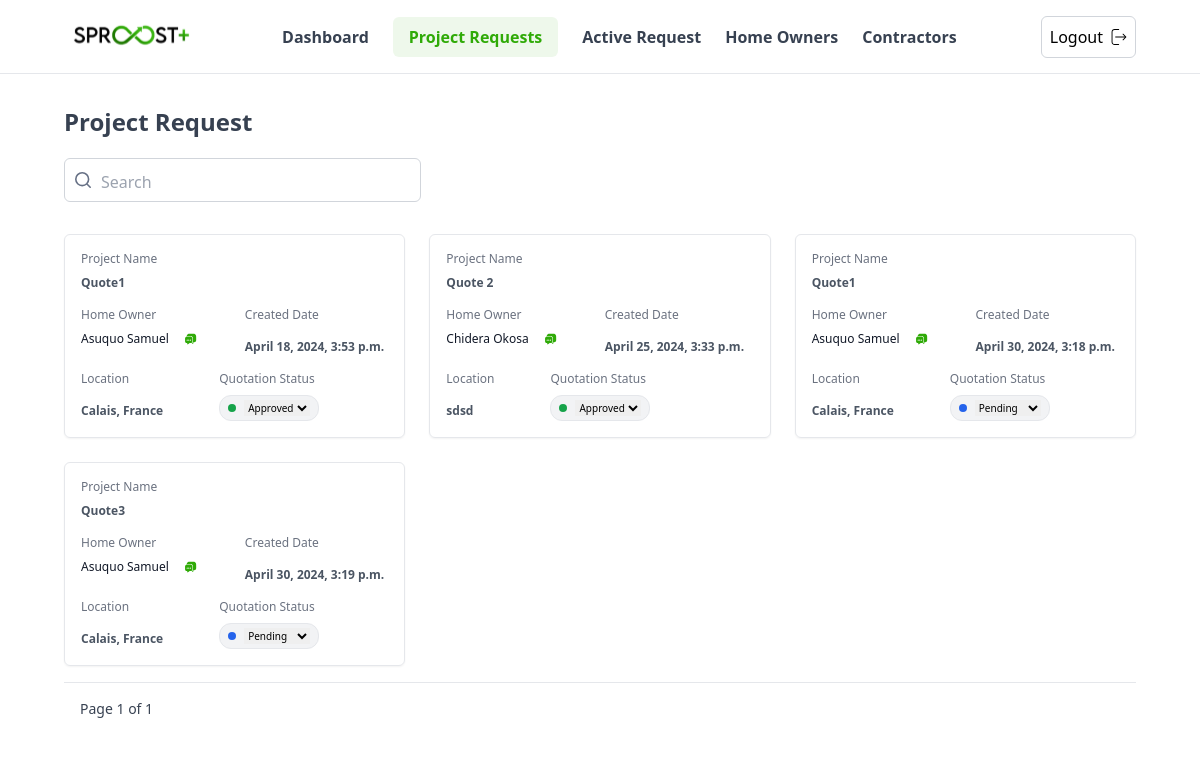
Page /user-admin/project-requests/ (signed in) on the earlier database version.
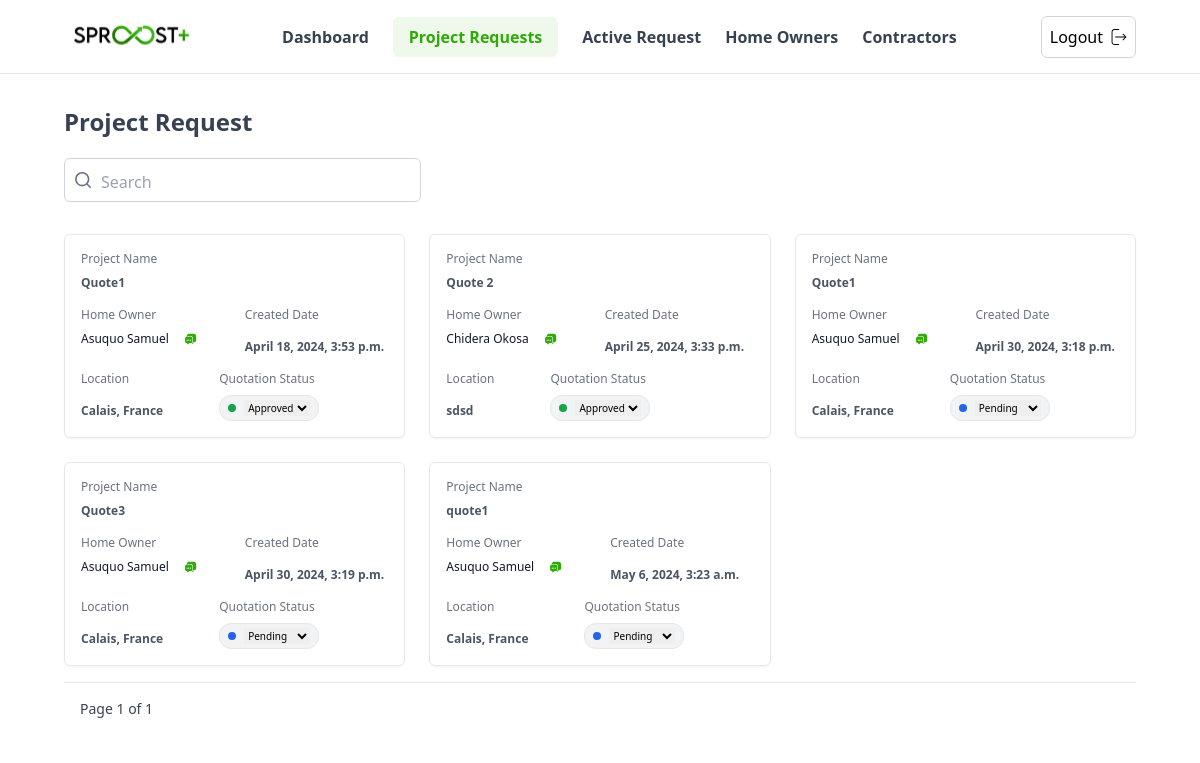
Same page on the later database version.
### quotes/models.py (models this page shows, shortened)
class QuoteRequest(models.Model):
    user = models.ForeignKey("accounts.User", on_delete=models.CASCADE, null=False, related_name="quote_requests")
    uuid = models.UUIDField(default=uuid.uuid4, editable=False, unique=True)
    title = models.CharField(max_length=255, null=False)
    summary = models.TextField(null=False, max_length=257)
    status = models.CharField(max_length=255, choices=QuoteRequestStatus.choices, default=QuoteRequestStatus.pending, null=False)
    contact_phone = models.CharField(max_length=20, null=False)
    contact_email = models.EmailField(max_length=255, null=False)
    property_address = models.CharField(max_length=255, null=False)
    upload_date = models.DateTimeField(auto_now_add=True, null=False)
    media_paths = GenericRelation("main.Media")
    is_quote = models.BooleanField(default=True)
    objects = QuoteRequestManager()

### accounts/models.py (models this page shows)
class User(AbstractUser):
    phone_number = PhoneNumberField(null=False, blank=False)
    user_type = models.CharField(max_length = 3, choices = USER_TYPE_CHOICES)
    date_joined = models.DateTimeField(auto_now_add=True)

### admins/views.py (the view)
# urls.py: path('project-requests/', views.projectRequest, name="project-requests"),
@login_required
def projectRequest(request):
    project_history = QuoteRequest.objects.all()
    query = request.GET.get('q')
    if query:
        project_history = project_history.filter(
            Q(user__first_name__icontains=query) |
            Q(user__last_name__icontains=query) |
            Q(title__icontains=query)
        )
    paginator = Paginator(project_history, 10)
    page_number = request.GET.get('page')
    page_obj = paginator.get_page(page_number)
    context = {
        'project_history': project_history,
        'page_obj': page_obj,
    }
    return render(request, 'user_admin/project_request.html', context)

### templates/user_admin/project_request.html (shortened to what this page needs)
{% extends "user_admin/base.html" %} {% load static %} {% block navbar %} {% include "user_admin/navbar.html" %} {% endblock navbar %} {% block content %}
<main class="w-full px-[1rem] md:px-[4rem] flex flex-col gap-8 my-8">
    <div class="">
        <div class="mb-4">
            <h1 class="text-2xl font-semibold text-gray-700">Project Request</h1>
        </div>
        <div class="w-full flex items-center justify-between">
            <div class="w-1/3 group border border-gray-300 rounded-md flex items-center gap-2 p-2 mt-1">
                <img src="{% static 'svgs/search.svg' %}" alt="" class="w-[20px] h-[20px] object-contain" />
                <input type="text" name="search" id="search" placeholder="Search" class="w-full h-full outline-none group-focus:outline-none mt-1 focus-visible:border-none border-none" />
            </div>
        </div>
    </div>
    <div class="">
        <div class="grid grid-cols-1 md:grid-cols-2 lg:grid-cols-3 2xl:grid-cols-4 gap-6">
            {% for quote in page_obj %}
            <a href="{% url 'admins:project-requests' quote.id %}" class="hover:shadow-md w-full flex flex-col gap-4 p-4 border text-xs border-neutral-150 rounded-md shadow-sm">
                <div class="w-full flex items-center justify-between">
                    <div class="text-xs flex flex-col gap-2">
                        <span class="text-gray-500 font-medium">Project Name</span>
                        <h3 class="text-gray-600 font-semibold">{{quote.title}}</h3>
                    </div>
                </div>
                <div class="flex items-start gap-12 w-full">
                    <div class="">
                        <span class="text-gray-500 font-medium">Home Owner</span>
                        <div class="flex items-center gap-4 mt-2">
                            <span class="text-gray-900 font-medium">{{quote.user.first_name}} {{quote.user.last_name}}</span>
                            <img src="{% static 'svgs/chat-msg.svg' %}" alt="" />
                        </div>
                    </div>
                    <div class="text-xs flex flex-col gap-2">
                        <span class="text-gray-500 font-medium">Created Date</span>
                        <h3 class="text-gray-600 font-semibold mt-2">{{quote.upload_date}}</h3>
                    </div>
                </div>
                <div class="flex items-start gap-14 w-full">
                    <div class="text-xs flex flex-col gap-2">
                        <span class="text-gray-500 font-medium">Location</span>
                        <h3 class="text-gray-600 font-semibold mt-2">{{quote.property_address}}</h3>
                    </div>
                    <div class="text-xs flex flex-col gap-2">
                        <span class="text-gray-500 font-medium">Quotation Status</span>
                        <div id = "QuoteStatusContainer{{quote.pk}}" class = "quoteContainer p-1 px-2 bg-gray-200 text-[10px] bg-opacity-50 w-fit  border border-neutral-150 rounded-xl">
                            {% include "user_admin/partials/QuoteStatusForm.html" %}
                        </div>
                    </div>
                </div>
            </a>
            {% endfor %}
        </div>
        <div class="flex items-center justify-between p-4 border-t mt-4 border-neutral-150">
            <span class="text-gray-700  text-sm font-medium">Page {{ page_obj.number }} of {{ page_obj.paginator.num_pages }}</span>
        </div>
    </div>
</main>
{% endblock %}

### templates/user_admin/base.html (shortened to what this page needs)
{% load static %}
<!DOCTYPE html>
<html lang="en">
<head>
    <link rel="stylesheet" type="text/css" href="https://cdn.jsdelivr.net/npm/toastify-js/src/toastify.min.css">
    <script src="https://cdn.tailwindcss.com"></script>
</head>
<body hx-headers='{"X-CSRFToken":"{{csrf_token}}"}' >
    <div class="w-full">
        {% block navbar %}{% endblock navbar %} {% block content %} {% endblock content %}</div>
</body>
</html>

### templates/user_admin/navbar.html (shortened to what this page needs)
{% load static %}
<nav class="w-full px-[1rem] md:px-[4rem] py-2 border-b border-neutral-150 text-gray-700 flex items-center justify-between">
    <a href={% url 'admins:dashboard' %}> <img src="{% static 'svgs/sproost-plus.svg' %}" alt="" class=""> </a>
    {% with url_name=request.resolver_match.url_name %}
        <ul class="inline-flex items-center gap-6">
            <li class="text-gray-700 font-semibold cursor-pointer {% if url_name == 'dashboard' %} bg-toneLightGreen text-primary bg-opacity-80 p-2 px-4 w-fit rounded-md {% endif %}">
                <a href="{% url 'admins:dashboard' %}" class="">Dashboard</a>
            </li>
            <li class="text-gray-700 font-semibold cursor-pointer {% if url_name == 'project-requests' %} bg-toneLightGreen text-primary bg-opacity-80 p-2 px-4 w-fit rounded-md {% endif %}">
                <a href="{% url 'admins:project-requests' %}" class="">Project Requests</a>
            </li>
            <li class="text-gray-700 font-semibold cursor-pointer {% if url_name == 'active-projects' %} bg-toneLightGreen text-primary bg-opacity-80 p-2 px-4 w-fit rounded-md {% endif %}">
                <a href="{% url "admins:active-projects" %}" class="">Active Request</a>
            </li>
            <li class="text-gray-700 font-semibold cursor-pointer {% if url_name == 'homeowners' %} bg-toneLightGreen text-primary bg-opacity-80 p-2 px-4 w-fit rounded-md {% endif %}">
                <a href="{% url "admins:homeowners" %}" class="">Home Owners</a>
            </li>
            <li class="text-gray-700 font-semibold cursor-pointer {% if url_name == 'contractors' %} bg-toneLightGreen text-primary bg-opacity-80 p-2 px-4 w-fit rounded-md {% endif %}">
                <a href="{% url 'admins:contractors' %}" class="">Contractors</a>
            </li>
        </ul>
    {% endwith %}
    <form action="{% url 'account_logout' %}" method="POST">
        <button type="submit" class="flex gap-2 items-center rounded-md text-black bg-white border border-gray-300 p-2 cursor-pointer">Logout <img src = "{% static 'svgs/logout.svg' %}" class = "w-4 h-4" /></button>
    </form>
</nav>

### templates/user_admin/partials/QuoteStatusForm.html (shortened to what this page needs)
<div class = "mainContent inline-flex  items-center gap-2">
    <div class="w-2 h-2 {% if quote.status|lower == "pending" %} bg-blue-600 {% elif quote.status|lower == "approved" %} bg-green-600 {% else %} bg-red-600  {% endif %}rounded-full"></div>
    <select name="status"  class="focus:outline-none" hx-swap = "innerHTML" hx-post="{% url "admins:change-quote" quote.pk %}" hx-target = "#QuoteStatusContainer{{quote.pk}}" hx-indicator= "#QuoteStatusContainer{{quote.pk}}" hx-trigger="change" hx-data='{"status": this.value}' id="statusSelectInput">
        <option {% if quote.status|lower == "pending" %} selected {% endif %} value="Pending">Pending</option>
        <option {% if quote.status|lower == "approved" %} selected {% endif %} value="Approved">Approved</option>
    </select>
</div>

### templates/user_admin/base.html (style rules this page uses)
.mainContent { display: block; }

Differences in the rows shown:
added QuoteRequest: title "quote1", user.first_name "Asuquo", user.last_name "Samuel", upload_date "May 6, 2024, 3:23 a.m.", property_address "Calais, France", status "Pending"
